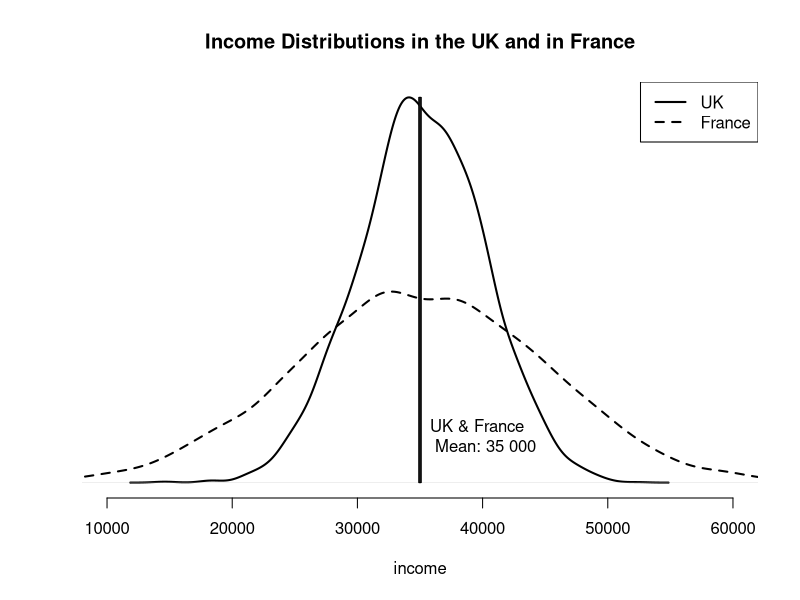

Write the R code that produced this figure.
## ---- chunk 1
2 + 4
## ---- chunk 2
10 - 4
5 * 3
7 / 2
## ---- chunk 3
sum(1, 4, 10)
## ---- chunk 4
myresult <- sum(1, 4, 10)
## ---- chunk 5
myresult
## ---- chunk 6
1:10
## ---- chunk 7
seq(from = 1, to = 10)
## ---- chunk 8
seq(from = 0, to = 100, by = 5)
## ---- chunk 9
seq(from = 0, to = 100, length.out =  9)
## ---- chunk 10
odd_numbers <- seq(1, 100, 2)
## ---- chunk 11
odd_numbers
## ---- chunk 12
length(odd_numbers)
## ---- chunk 13
hw.grades <- c(80, 90, 85, 71, 69, 85, 83, 88, 99, 81, 92)
## ---- chunk 14
sum.hw.grades <- sum(hw.grades)
## ---- chunk 15
number.hw.grades <- length(hw.grades) 
## ---- chunk 16
sum.hw.grades / number.hw.grades
## ---- chunk 17
mean(hw.grades)
## ---- chunk 18
edu <- c( rep(x=0, times=1), rep(x=1, times=5), rep(x=2, times=55),
          rep(x=3, times=20), rep(4,10), rep(5,9) )
## ---- chunk 19
median(edu)
## ---- chunk 20
stay <- c(rep(0, 509), rep(1, 491))
## ---- chunk 21
table(stay)
## ---- chunk 22
set.seed(1243)
uk <- density(rnorm(5000, 35000, 5000))
france <- density(rnorm(5000, 35000, 10000))
plot( uk,
      main = "Income Distributions in the UK and in France",
      xlim = c(10000,60000),
      lwd=2, 
      xlab="income", 
      ylab="",
      yaxt="n",
      bty = "n")
lines( france, lwd = 2, lty="dashed" )
rect(xleft=34900,ybottom=0,
     xright=35100,ytop=max(uk$y),
     col = "lightgray", border = NULL)
rect(xleft=34950,ybottom=0,
     xright=35050,ytop=max(uk$y),
     col = "darkgray", border = NULL)
text("UK & France \n Mean: 35 000", x = 35000, y = quantile(uk$y,.5), pos = 4)
legend("topright", c("UK", "France"), lty = c("solid","dashed"), lwd =2)
## ---- chunk 23
var(hw.grades)
## ---- chunk 24
sd(hw.grades)
## ---- chunk 25
range(edu)
## ---- chunk 26
quantile(edu, 0.25) # 25th percentile
quantile(edu, 0.75) # 75th percentile
## ---- chunk 27
table(stay)
## ---- chunk 28
table(stay) / sum(table(stay))
